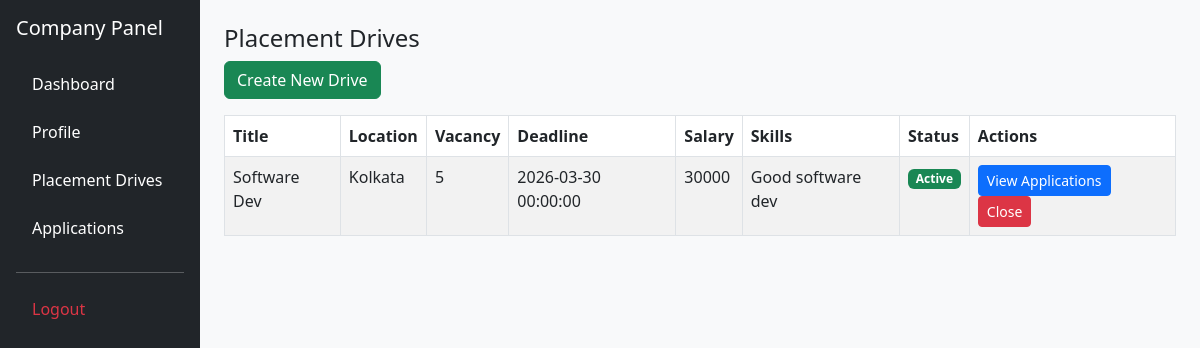
Page /company/drives (signed in) on the committed database.
### application/models.py (models this page shows)
class Drive(db.Model):
    id = db.Column(db.Integer, primary_key=True)
    companyId = db.Column(db.Integer, db.ForeignKey('company.id'), nullable=False)
    title = db.Column(db.String(100), nullable=False)
    description = db.Column(db.Text, nullable=True)
    eligibilityCriteria = db.Column(db.Text, nullable=True)
    salary = db.Column(db.String(50), nullable=True)
    skillsRequired = db.Column(db.String(200), nullable=True)
    experienceRequired = db.Column(db.String(50), nullable=True)
    applicationDeadline = db.Column(db.DateTime, nullable=False)
    vacancy = db.Column(db.Integer, nullable=False)
    location = db.Column(db.String(100), nullable=True)
    hiringStatus = db.Column(db.String(50), nullable=False, default="Hiring")
    adminStatus = db.Column(db.String(50), nullable=False, default="Pending")
    applications = db.relationship('Application', backref='drive', lazy=True)
    interviewrounds = db.Column(db.Integer, nullable=False, default=2)

### application/controllers.py (the view)
@app.route("/company/drives")
@login_required
def company_drives():
    drives = Drive.query.filter_by(
        companyId=current_user.id
    ).all()
    return render_template(
        "companydrives.html",
        drives=drives
    )

### app.py (called while the page is built)
def create_app():
    app = Flask(__name__)
    app.config['SECRET_KEY'] = "afgjke12359754iloyuremane45j"
    app.config['SQLALCHEMY_DATABASE_URI'] = 'sqlite:///placement_portal.sqlite3'
    app.config['SQLALCHEMY_TRACK_MODIFICATIONS'] = False
    app.debug = True
    db.init_app(app)
    login_manager.init_app(app)
    login_manager.login_view = "login"
    @login_manager.user_loader
    def load_user(user_id):
        if not user_id:
            return None
        try:
            uid = int(user_id)
        except Exception:
            return None
        user = User.query.get(uid)
        if user:
            return user
        return Company.query.get(uid)
    return app

### templates/companydrives.html (shortened to what this page needs)
<!DOCTYPE html>
<html>
<head>
<link href="https://cdn.jsdelivr.net/npm/bootstrap@5.3.0/dist/css/bootstrap.min.css" rel="stylesheet">
</head>
<body class="bg-light">
<div class="container-fluid">
<div class="row">
<div class="col-md-3 col-lg-2 bg-dark text-white min-vh-100 p-3">
<h5 class="mb-4">Company Panel</h5>
<ul class="nav flex-column">
<li class="nav-item mb-2">
<a href="/company" class="nav-link text-white">Dashboard</a>
</li>
<li class="nav-item mb-2">
<a href="/company/profile" class="nav-link text-white">Profile</a>
</li>
<li class="nav-item mb-2">
<a href="/company/drives" class="nav-link text-white">Placement Drives</a>
</li>
<li class="nav-item mb-2">
<a href="/company/applications" class="nav-link text-white">Applications</a>
</li>
<hr class="bg-light">
<li class="nav-item">
<a href="/logout" class="nav-link text-danger">Logout</a>
</li>
</ul>
</div>
<div class="col-md-9 col-lg-10 p-4">
<h4>Placement Drives</h4>
<a href="/company/drive/create" class="btn btn-success mb-3">
Create New Drive
</a>
<table class="table table-bordered table-striped">
<thead>
<tr>
<th>Title</th>
<th>Location</th>
<th>Vacancy</th>
<th>Deadline</th>
<th>Salary</th>
<th>Skills</th>
<th>Status</th>
<th>Actions</th>
</tr>
</thead>
<tbody>
{% for drive in drives %}
<tr>
<td>{{drive.title}}</td>
<td>{{drive.location}}</td>
<td>{{drive.vacancy}}</td>
<td>{{drive.applicationDeadline}}</td>
<td>{{drive.salary}}</td>
<td>{{drive.skillsRequired}}</td>
<td>
{% if drive.hiringStatus == "Hiring" %}
<span class="badge bg-success">Active</span>
{% else %}
<span class="badge bg-danger">Closed</span>
{% endif %}
</td>
<td>
<a href="/company/applications?drive={{drive.id}}"
class="btn btn-primary btn-sm">
View Applications
</a>
{% if drive.hiringStatus == "Hiring" %}
<a href="/company/drive/{{drive.id}}/close"
class="btn btn-danger btn-sm">
Close
</a>
{% else %}
<a href="/company/drive/{{drive.id}}/reopen"
class="btn btn-success btn-sm">
Reopen
</a>
{% endif %}
</td>
</tr>
{% endfor %}
</tbody>
</table>
</div>
</div>
</div>
</body>
</html>

### rows in the picture
Drive: title "Software Dev", location "Kolkata", vacancy "5", applicationDeadline "2026-03-30 00:00:00", salary "30000", skillsRequired "Good software dev", hiringStatus "Active"
